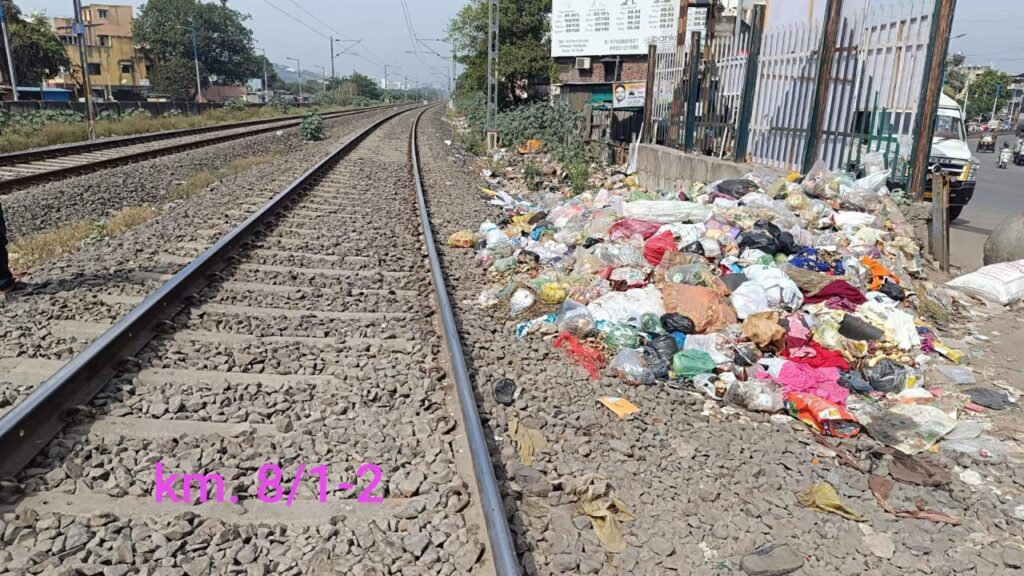
#> input picture data/dump/111.jpg, 1024 x 576 px
$ python train_classifier.py   (older library calls are emulated)
#> lines starting #> are read from the running program, lines starting #| are printed output that depends on the picture; after the words box and inside, x2 and y2 are one past the last pixel; in counts of white or black regions, pixels touching at a corner belong together
### utils/preproc.py
import cv2
import numpy as np

def white_balance_gray(img):
    b, g, r = cv2.split(img)
    kb = np.mean(b)
    kg = np.mean(g)
    kr = np.mean(r)
    k = (kb + kg + kr) / 3

    b = np.clip((b * (k/kb)), 0, 255).astype(np.uint8)
    g = np.clip((g * (k/kg)), 0, 255).astype(np.uint8)
    r = np.clip((r * (k/kr)), 0, 255).astype(np.uint8)
    return cv2.merge([b, g, r])

def shadow_reduction(img):
    lab = cv2.cvtColor(img, cv2.COLOR_BGR2LAB)
    l,a,b = cv2.split(lab)
    clahe = cv2.createCLAHE(clipLimit=2.5, tileGridSize=(8,8))
    l2 = clahe.apply(l)
    return cv2.cvtColor(cv2.merge([l2,a,b]), cv2.COLOR_LAB2BGR)

def preprocess(img, target_width=1000):
    h,w = img.shape[:2]
    if w != target_width:
        scale = target_width / w
        img = cv2.resize(img, (target_width, int(h*scale)))

    img = white_balance_gray(img)
    img = shadow_reduction(img)
    img = cv2.GaussianBlur(img, (3,3), 0)
    return img

### utils/augment.py
import cv2
import numpy as np

def augment_image(img):
    imgs = [img]
    h,w = img.shape[:2]

    imgs.append(cv2.flip(img, 1))

    for a in [0.8,1.2]:
        imgs.append(cv2.convertScaleAbs(img, alpha=a, beta=10))

    M = cv2.getRotationMatrix2D((w//2,h//2), 5, 1.0)
    imgs.append(cv2.warpAffine(img, M, (w,h)))

    return imgs

### detectors/dump_detector.py
import cv2
import numpy as np

def detect_dump(img):
    hsv = cv2.cvtColor(img, cv2.COLOR_BGR2HSV)
    lower = np.array([0, 40, 30])
    upper = np.array([179, 255, 255])
    mask = cv2.inRange(hsv, lower, upper)

    mask = cv2.morphologyEx(mask, cv2.MORPH_CLOSE, np.ones((5,5), np.uint8), 2)
    mask = cv2.morphologyEx(mask, cv2.MORPH_OPEN, np.ones((5,5), np.uint8), 1)

    percent = (mask > 0).mean() * 100
    detected = percent > 3.5

    boxes = []
    contours, _ = cv2.findContours(mask, cv2.RETR_EXTERNAL, cv2.CHAIN_APPROX_SIMPLE)
    for c in contours:
        area = cv2.contourArea(c)
        if area < 500: continue
        x, y, w, h = cv2.boundingRect(c)
        boxes.append((x, y, x+w, y+h, area))

    return detected, mask, boxes, percent / 100

### utils/features.py
import numpy as np
import cv2
from skimage.feature import local_binary_pattern, graycomatrix, graycoprops
from skimage.measure import shannon_entropy

def extract_haralick(gray):
    gcm = graycomatrix(gray, [2], [0], 256, symmetric=True, normed=True)
    contrast = graycoprops(gcm, 'contrast')[0,0]
    homogeneity = graycoprops(gcm, 'homogeneity')[0,0]
    energy = graycoprops(gcm, 'energy')[0,0]
    correlation = graycoprops(gcm, 'correlation')[0,0]
    return contrast, homogeneity, energy, correlation

def extract_features(img, mask):
    ys, xs = np.where(mask>0)
    if len(xs)==0: return None

    x1,x2 = xs.min(), xs.max()
    y1,y2 = ys.min(), ys.max()

    roi = img[y1:y2+1, x1:x2+1]
    gray = cv2.cvtColor(roi, cv2.COLOR_BGR2GRAY)
    mask_roi = mask[y1:y2+1, x1:x2+1] > 0

    hsv = cv2.cvtColor(roi, cv2.COLOR_BGR2HSV)
    H,S,V = hsv[:,:,0][mask_roi], hsv[:,:,1][mask_roi], hsv[:,:,2][mask_roi]
    h_mean, s_mean, v_mean = H.mean(), S.mean(), V.mean()
    h_std,  s_std,  v_std = H.std(),  S.std(),  V.std()

    lbp = local_binary_pattern(gray, 8, 1, method="uniform")
    lbp_val = np.mean(lbp[mask_roi])

    contrast, homogeneity, energy, correlation = extract_haralick(gray)

    edges = cv2.Canny(gray, 40, 140)
    edge_density = edges[mask_roi].mean()

    sharp = cv2.Laplacian(gray, cv2.CV_64F).var()

    entropy = shannon_entropy(mask_roi.astype(np.uint8))

    area = mask_roi.sum()
    aspect = (x2-x1+1) / (y2-y1+1 + 1e-6)

    feats = np.array([
        h_mean,s_mean,v_mean, h_std,s_std,v_std,
        lbp_val,
        contrast,homogeneity,energy,correlation,
        edge_density,
        sharp,
        entropy,
        area, aspect
    ], dtype=np.float32)

    return feats

### train_classifier.py
import os
import cv2
import numpy as np
from joblib import dump
from sklearn.ensemble import RandomForestClassifier
from sklearn.preprocessing import StandardScaler
from sklearn.model_selection import StratifiedKFold, cross_val_score
from imblearn.over_sampling import SMOTE

from utils.preproc import preprocess
from utils.features import extract_features
from detectors.dump_detector import detect_dump
from detectors.smoke_detector import detect_smoke
from detectors.oil_detector import detect_oil
from utils.augment import augment_image

CLASSES = ["dump", "smoke", "oil", "background"]

DATA_DIR = "data"
X, y = [], []

def get_mask_for_training(img_p, cls):
    if cls=="dump": _,mask,_,_=detect_dump(img_p)
    elif cls=="smoke": _,mask,_,_=detect_smoke(img_p)
    elif cls=="oil": _,mask,_,_=detect_oil(img_p)
    else:
        h,w = img_p.shape[:2]
        mask = np.zeros((h,w), np.uint8)
        mask[h//4:3*h//4, w//4:3*w//4] = 255

    if (mask>0).sum()==0:
        mask = np.ones(img_p.shape[:2], np.uint8)*255
    return mask

for cls_id, cls in enumerate(CLASSES):
    folder = os.path.join(DATA_DIR, cls)
    files = [f for f in os.listdir(folder) if f.lower().endswith(('jpg','png','jpeg'))]

    for fname in files:
        img = cv2.imread(os.path.join(folder,fname))
#> img is the input picture: shape (576, 1024, 3); mean B, G, R 131, 136.1, 143.6
        img_p = preprocess(img)
#> in white_balance_gray, `b, g, r = cv2.split(img)`:
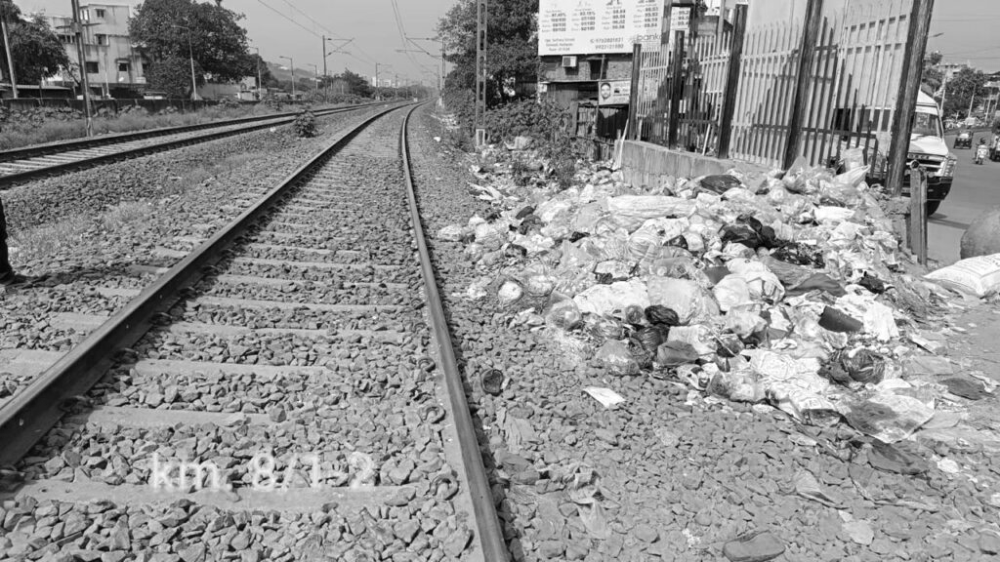
#> r: shape (562, 1000); min 0, max 255, mean 143.5
#> in white_balance_gray, `kb = np.mean(b)`: kb = 130.9
#> in white_balance_gray, `kg = np.mean(g)`: kg = 136
#> in white_balance_gray, `kr = np.mean(r)`: kr = 143.5
#> in white_balance_gray, `k = (kb + kg + kr) / 3`: k = 136.8
#> in shadow_reduction, `lab = cv2.cvtColor(img, cv2.COLOR_BGR2LAB)`: lab: shape (562, 1000, 3); mean of channels 0, 1, 2 143.5, 128.2, 128.3
#> in shadow_reduction, `l,a,b = cv2.split(lab)`:
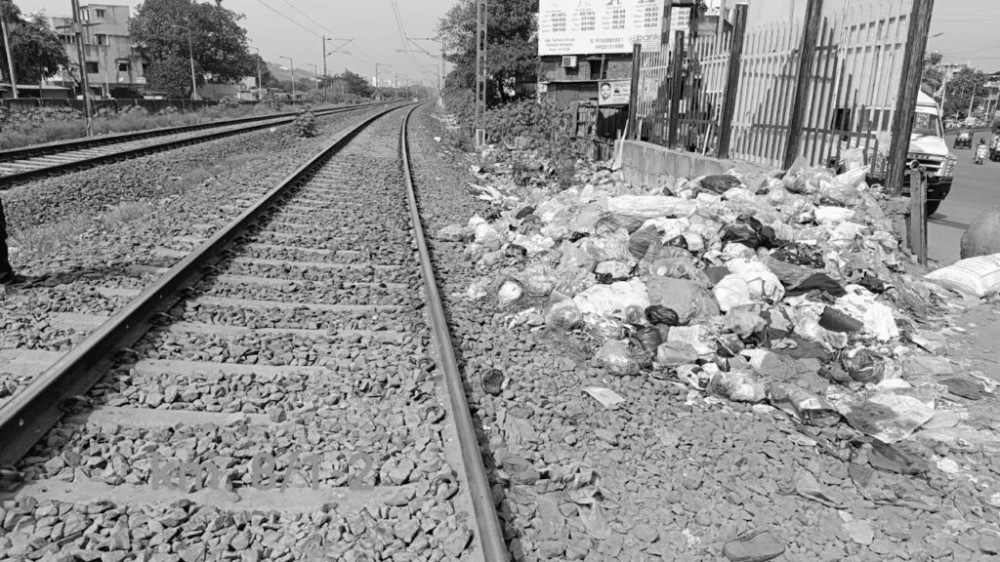
#> l: shape (562, 1000); min 1, max 253, mean 143.5
#> in shadow_reduction, `l,a,b = cv2.split(lab)`:
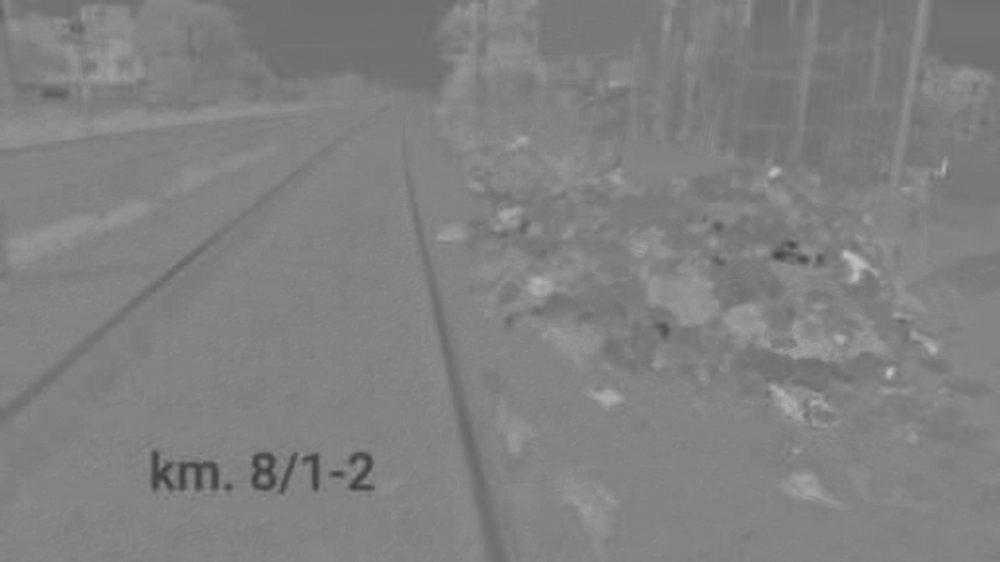
#> b: shape (562, 1000); min 64, max 198, mean 128.3
#> in shadow_reduction, `l2 = clahe.apply(l)`:
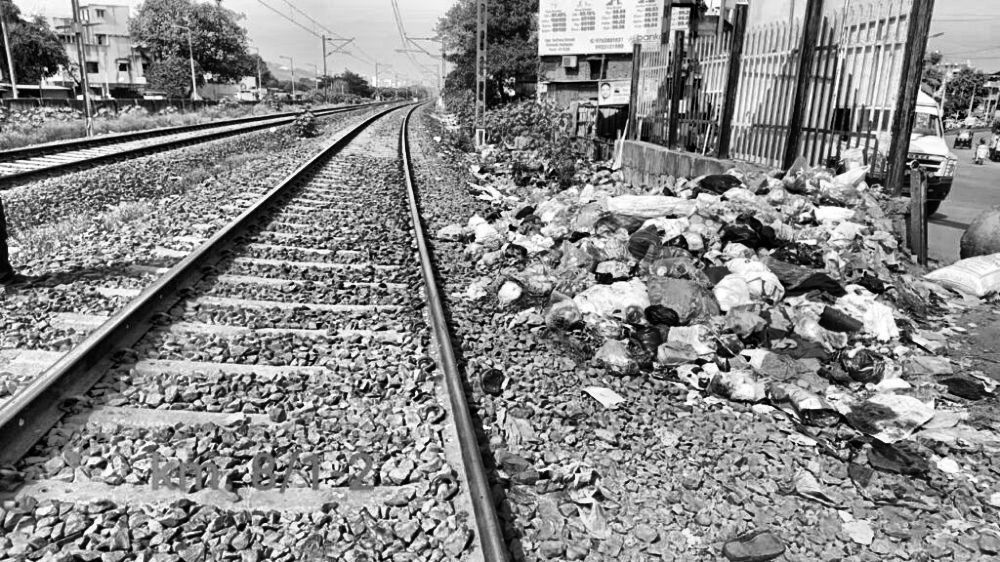
#> l2: shape (562, 1000); min 0, max 255, mean 136.5
#> in shadow_reduction, `return cv2.cvtColor(cv2.merge([l2,a,b]), cv2.COLOR_LAB2BGR)`:
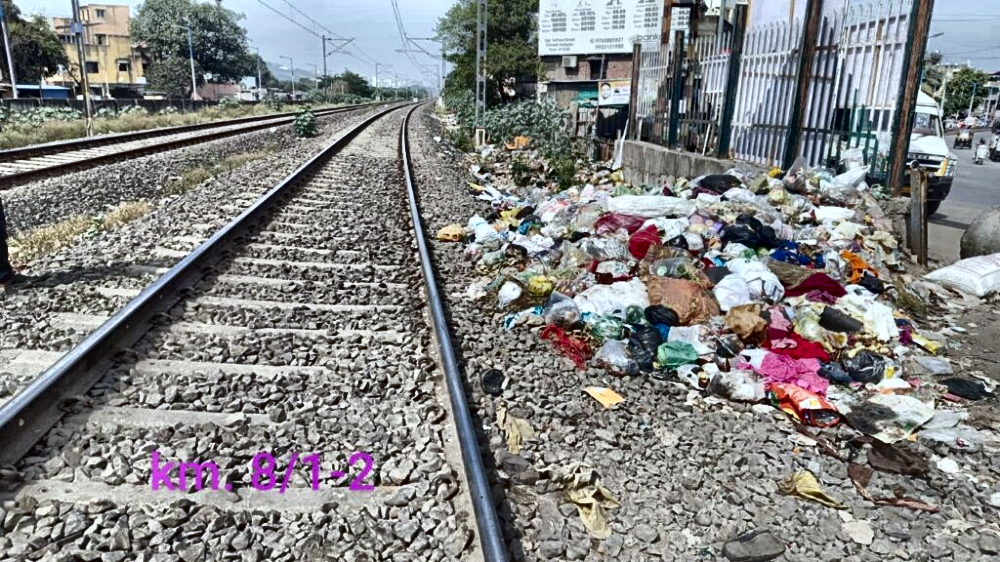
#> returned value: shape (562, 1000, 3); mean B, G, R 130.7, 130.8, 130.6

        for aug in augment_image(img_p):
#> in augment_image, `h,w = img.shape[:2]`: h = 562; w = 1000
#> in augment_image, `M = cv2.getRotationMatrix2D((w//2,h//2), 5, 1.0)`: M = [[0.996, 0.0872, -22.59], [-0.0872, 0.996, 44.65]]
            mask = get_mask_for_training(aug, cls)
            feats = extract_features(aug, mask)
            if feats is None: continue
            X.append(feats)
            y.append(cls_id)
#> this loop made 5 passes
#> pass 1, in detect_dump, `mask = cv2.inRange(hsv, lower, upper)`:
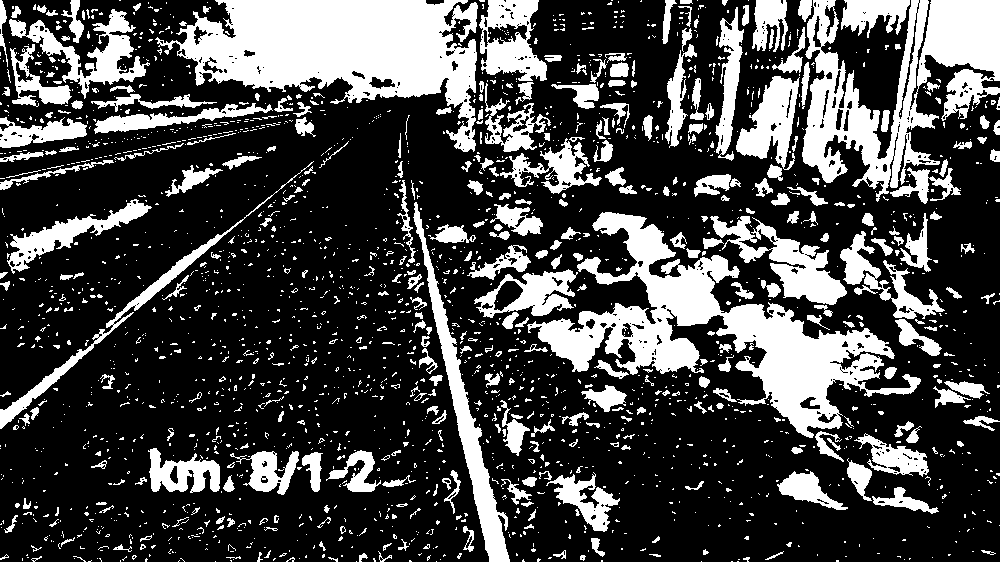
#> mask: shape (562, 1000); 27.9% white; 2193 white regions (1829 under 20 px), largest, box (x1, y1, x2, y2) and area: (155, 0, 478, 152) 24306, (527, 212, 921, 438) 24027, (802, 0, 1000, 202) 16732
#> pass 1, in detect_dump, `mask = cv2.morphologyEx(mask, cv2.MORPH_OPEN, np.ones((5,5), np.uint8)..`:
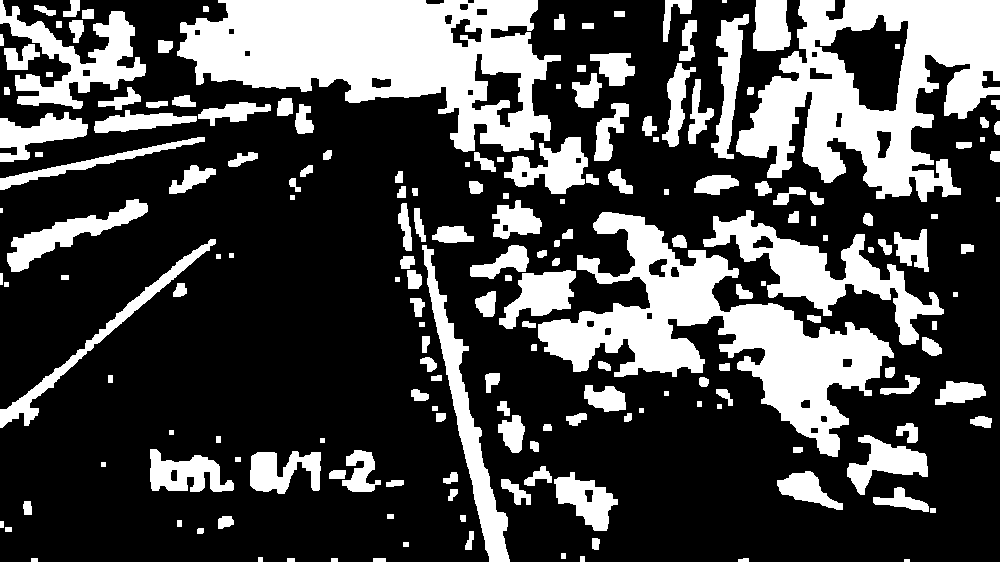
#> mask: shape (562, 1000); 29.5% white; 188 white regions (3 under 20 px), largest, box (x1, y1, x2, y2) and area: (177, 0, 561, 152) 32615, (736, 0, 1000, 202) 27466, (538, 212, 894, 457) 26910
#> after the loop, X = 5 items; y = [0, 0, 0, 0, 0]
#> (the run stopped early here; a loop or call above may not have finished)
